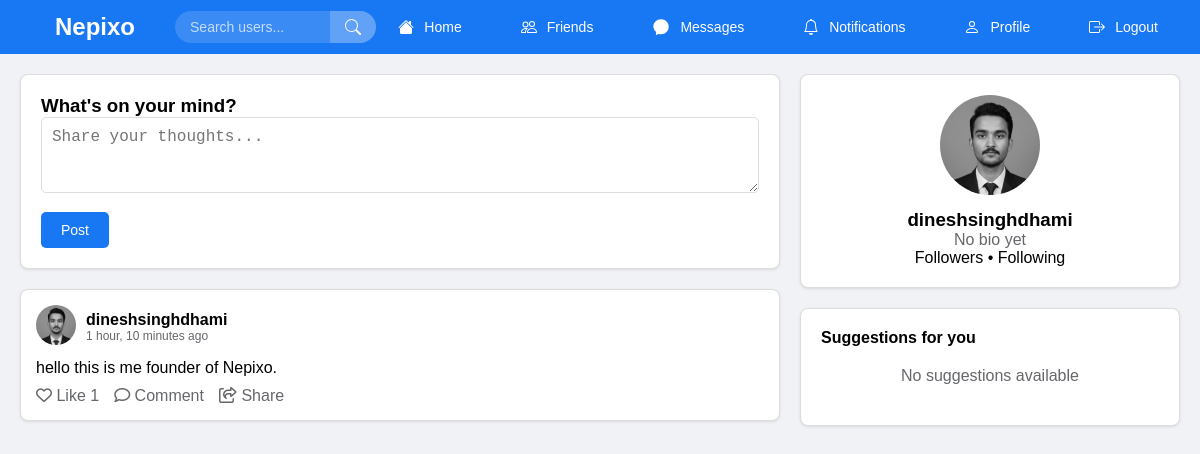
The app's page /post/1/ (signed in) with its own data.
### core/models.py (models this page shows, shortened)
class Post(models.Model):
    user = models.ForeignKey(User, on_delete=models.CASCADE)
    content = models.TextField()
    created_at = models.DateTimeField(auto_now_add=True)
    share_count = models.PositiveIntegerField(default=0)
    def like_count(self):
        return Like.objects.filter(post=self).count()
    def comment_count(self):
        return Comment.objects.filter(post=self).count()

class Profile(models.Model):
    user = models.OneToOneField(User, on_delete=models.CASCADE)
    bio = models.TextField(max_length=500, blank=True)
    profile_pic = models.ImageField(
        upload_to='profile_pics/',
        blank=True,
        null=True,
        validators=[
            FileExtensionValidator(allowed_extensions=['jpg', 'jpeg', 'png', 'gif'])
        ]
    )

### core/views.py (the view)
# urls.py: path('post/<int:post_id>/', views.post_detail_view, name='post_detail'),
@login_required
def post_detail_view(request, post_id):
    post = get_object_or_404(Post, id=post_id)
    comments = Comment.objects.filter(post=post).order_by('created_at')
    user_has_liked = Like.objects.filter(user=request.user, post=post).exists()
    return render(request, 'home.html', {
        'posts': [post],  # Pass as list with single post
        'single_post_view': True,  # Add flag to indicate single post view
        'post': post,
        'comments': comments,
        'user_has_liked': user_has_liked
    })

### core/templates/home.html (shortened to what this page needs)
{% extends 'base.html' %}
{% block content %}
{% if user.is_authenticated %}
<div class="main-content">
    <div class="card">
        <h3>What's on your mind?</h3>
        <div class="form-group">
            <textarea id="postContent" class="form-control" rows="3" placeholder="Share your thoughts..."></textarea>
        </div>
        <button onclick="createPost()" class="btn">Post</button>
    </div>
    <div id="postsContainer">
        {% for post in posts %}
        <div class="card post" id="post-{{ post.id }}">
            <div class="post-header">
                <a href="{% url 'profile' post.user.username %}" style="text-decoration: none;">
                    <img src="{% if post.user.profile.profile_pic %}{{ post.user.profile.profile_pic.url }}{% else %}https://via.placeholder.com/40{% endif %}"
                         class="profile-pic" alt="{{ post.user.username }}"
                         style="cursor: pointer;">
                </a>
                <div>
                    <strong><a href="{% url 'profile' post.user.username %}" style="text-decoration: none; color: inherit;">{{ post.user.username }}</a></strong>
                    <div style="font-size: 12px; color: #65676b;">
                        {{ post.created_at|timesince }} ago
                    </div>
                </div>
            </div>
            <div class="post-content">
                {{ post.content|linebreaks }}
            </div>
            <div class="post-actions">
    <span class="post-action" onclick="likePost({{ post.id }})" title="Like">
        <i id="likeIcon-{{ post.id }}" class="like-icon {% if post.is_liked_by_user %}fas fa-heart liked{% else %}far fa-heart{% endif %}"></i>
        <span class="post-action-text" id="likeText-{{ post.id }}">
            {% if post.is_liked_by_user %}Liked{% else %}Like{% endif %}
        </span>
        {% if post.like_count > 0 %}
        <span class="post-action-count" id="likeCount-{{ post.id }}">{{ post.like_count }}</span>
        {% endif %}
    </span>
    <span class="post-action" onclick="toggleComment({{ post.id }})" title="Comment">
        <i class="far fa-comment comment-icon"></i>
        <span class="post-action-text">Comment</span>
    </span>
    <span class="post-action" onclick="sharePost({{ post.id }})" title="Share">
        <i class="far fa-share-square share-icon"></i>
        <span class="post-action-text">Share</span>
    </span>
</div>
        </div>
        {% empty %}
        <div class="card">
            <p>No posts yet. Follow some users or create your first post!</p>
        </div>
        {% endfor %}
    </div>
</div>
<div class="sidebar">
    <div class="card">
        <div style="text-align: center;">
            <a href="{% url 'profile' user.username %}" style="text-decoration: none;">
                <img src="{% if user.profile.profile_pic %}{{ user.profile.profile_pic.url }}{% else %}https://via.placeholder.com/100{% endif %}"
                     style="width: 100px; height: 100px; border-radius: 50%; object-fit: cover; margin-bottom: 10px; cursor: pointer;">
            </a>
            <h3>
                <a href="{% url 'profile' user.username %}" style="text-decoration: none; color: inherit;">{{ user.username }}</a>
            </h3>
            <p style="color: #65676b;">{{ user.profile.bio|default:"No bio yet" }}</p>
            <p>
                <strong>{{ follower_count }}</strong> Followers •
                <strong>{{ following_count }}</strong> Following
            </p>
        </div>
    </div>
<div class="card">
    <h4>Suggestions for you</h4>
    {% for suggested_user in suggestions %}
    <div style="display: flex; justify-content: space-between; align-items: center; margin: 10px 0; padding: 8px; border-bottom: 1px solid var(--border-color);">
        <div>
            <a href="{% url 'profile' suggested_user.username %}" style="text-decoration: none; display: flex; align-items: center; gap: 10px;">
                <img src="{% if suggested_user.profile.profile_pic %}{{ suggested_user.profile.profile_pic.url }}{% else %}https://via.placeholder.com/30{% endif %}"
                     style="width: 30px; height: 30px; border-radius: 50%; object-fit: cover;">
                <div>
                    <strong style="color: inherit; font-size: 14px; display: block;">
                        {% if suggested_user.first_name or suggested_user.last_name %}
                            {{ suggested_user.first_name }} {{ suggested_user.last_name }}
                        {% else %}
                            {{ suggested_user.username }}
                        {% endif %}
                    </strong>
                    <small style="color: #65676b; font-size: 12px;">@{{ suggested_user.username }}</small>
                </div>
            </a>
        </div>
        <button onclick="followUser('{{ suggested_user.username }}')" class="btn" style="padding: 5px 10px; font-size: 12px;">
            Follow
        </button>
    </div>
    {% empty %}
    <p style="text-align: center; color: #65676b; padding: 20px;">No suggestions available</p>
    {% endfor %}
</div>
{% endif %}
{% endblock %}

### core/templates/base.html (style rules this page uses)
* { margin: 0; padding: 0; box-sizing: border-box; }
:root { --bg-color: #f0f2f5; --navbar-bg: #1877f2; --text-color: #000; --card-bg: white; --border-color: #ddd; --hover-bg: #f8f9fa; --icon-color: #65676b; }
html, body { overflow-x: hidden; max-width: 100vw; position: relative; }
.main-content, .sidebar, .card, .post { max-width: 100%; overflow-wrap: break-word; word-wrap: break-word; }
body { overflow-x: hidden; position: relative; width: 100%; background-color: var(--bg-color); color: var(--text-color); transition: background-color 0.3s, color 0.3s; }
img, video, iframe { max-width: 100%; height: auto; }
body { font-family: Arial, sans-serif; background: var(--bg-color); }
.main-content { flex: 2; }
.sidebar { flex: 1; }
.card { background: var(--card-bg); border-radius: 8px; padding: 20px; margin-bottom: 20px; box-shadow: 0 1px 3px rgba(0,0,0,0.1); border: 1px solid var(--border-color); transition: background 0.3s, border-color 0.3s; }
.btn { background: #1877f2; color: white; border: none; padding: 10px 20px; border-radius: 5px; cursor: pointer; font-size: 14px; }
.form-group { margin-bottom: 15px; }
.form-control { width: 100%; padding: 10px; border: 1px solid var(--border-color); border-radius: 5px; font-size: 16px; background: var(--card-bg); color: var(--text-color); transition: all 0.3s; }
.post { border: 1px solid var(--border-color); padding: 15px; margin-bottom: 20px; border-radius: 8px; background: var(--card-bg); transition: background 0.3s, border-color 0.3s; }
.post-header { display: flex; align-items: center; margin-bottom: 10px; }
.profile-pic { width: 40px; height: 40px; border-radius: 50%; margin-right: 10px; object-fit: cover; }
.post-actions { display: flex; gap: 15px; margin-top: 10px; }
.post-action { color: var(--icon-color); cursor: pointer; transition: color 0.3s; }

### records on screen
Post: user.profile_pic (picture), user.username "dineshsinghdhami", created_at "1 hour, 10 minutes", content "hello this is me founder of Nepixo.", like_count "1"

### other values on screen
{{ user.username }} "dineshsinghdhami"
{{ user.profile.bio|default:"No bio yet" }} "No bio yet"
